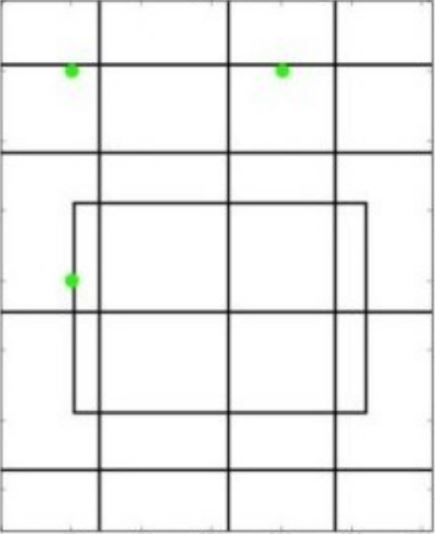
#> input picture parcial_3/lab_10/Affine_transformation/Ejercicio4/test.JPG, 435 x 534 px, found by its file name
$ python ejercicio2.py
#> lines starting #> are read from the running program, lines starting #| are printed output that depends on the picture
import cv2
import numpy as np
import math
from matplotlib import pyplot as plt

img = cv2.imread('test.jpg')
#> img is the input picture: shape (534, 435, 3); mean B, G, R 238.4, 238.9, 238.5
rows,cols,ch = img.shape
#> rows = 534; cols = 435; ch = 3

pts1 = np.float32([[50,50],[200,50],[50,200]])
pts2 = np.float32([[50,50],[200,50],[200,250]])

print(pts1)
print(pts2)
M = cv2.getAffineTransform(pts1,pts2)
print(M)

dst = cv2.warpAffine(img,M,(cols,rows))
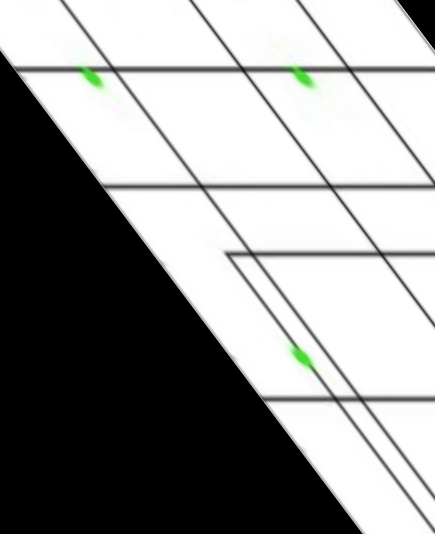
#> dst: shape (534, 435, 3); mean B, G, R 147.6, 148.2, 147.7
print(rows)
#| 534
print(len(dst))
#| 534

plt.subplot(121),plt.imshow(img),plt.title('Input')
plt.subplot(122),plt.imshow(dst),plt.title('Output')

plt.show()
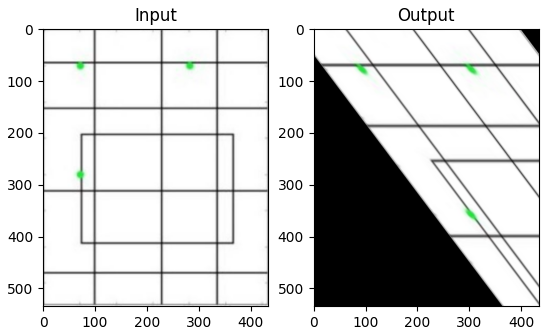
#> figure drawn by matplotlib, 2 panels; B, G, R data is drawn as R, G, B


# [10 lines of commented-out code are left out]
